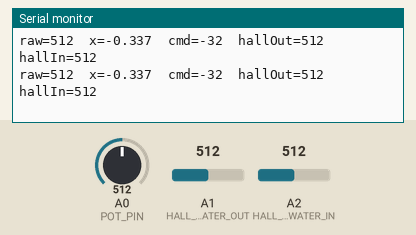
The sketch below on a simulated Arduino Uno, built with avr-gcc and run on an emulated ATmega328P. Shown: the last lines printed to the serial monitor. Inputs (shaded band) come from the test bench; at power-on: A1 (HALL_PIN_WATER_OUT) = 512, A2 (HALL_PIN_WATER_IN) = 512, A0 (POT_PIN) = 512.

Above: at 1.2 s.
1.3 s: A1 (HALL_PIN_WATER_OUT) set to 968
At 1.5 s:
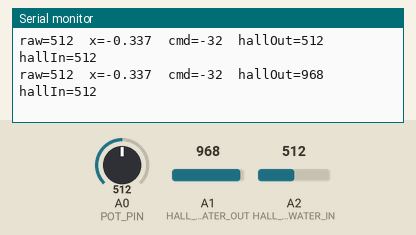
2.8 s: A1 (HALL_PIN_WATER_OUT) set to 990
At 3.02 s:
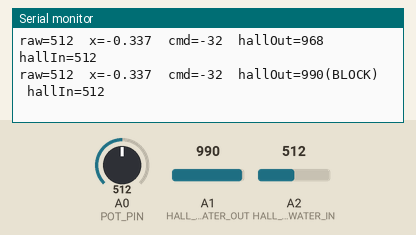
4.8 s: A2 (HALL_PIN_WATER_IN) set to 968
At 4.85 s:
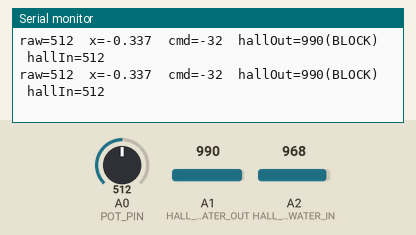
6.3 s: A2 (HALL_PIN_WATER_IN) set to 998
At 6.53 s:
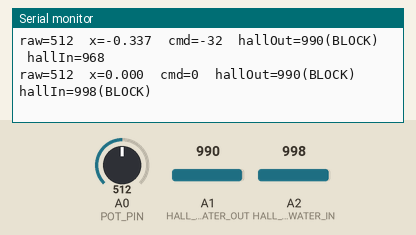

The sketch:

bladder_control_v2_hall.ino
```cpp
#include <SoftwareSerial.h>

// ===== USER SETTINGS =====
const float VIN_MAX   = 16.0;   // battery full
const float VOUT_MAX  = 12.0;   // cap effective motor volts
const int   POT_PIN   = A0;
const int   RAW_LEFT  = 0, RAW_RIGHT = 1023;
const int   RAW_CENTER= 772;    // your real STOP point
const int   DEAD_BAND = 10;     // counts around center = STOP
const bool  INVERT    = false;  // flip knob sense if needed

// Halls: analog, higher value near magnet; 1023 ≈ “at stop”
const int HALL_PIN_WATER_OUT = A1;   // end stop for FWD (water OUT)
const int HALL_PIN_WATER_IN  = A2;   // end stop for REV (water IN)
const int HALL_THRESH        = 980;  // trip near the top
const int HALL_HYST          = 15;   // release hysteresis

// ===== SABERTOOTH =====
SoftwareSerial saber(11,10);         // D10 TX -> S1 (RX unused)
const int MAX_CMD = (int)(127.0 * (VOUT_MAX / VIN_MAX) + 0.5);  // 12/16 => 95

static inline void sendM1(int s){     // s in [-MAX_CMD..+MAX_CMD]
  uint8_t b = 128;                    // 128 = STOP
  if (s > 0)      b = (uint8_t)constrain(s, 1, MAX_CMD);             // 1..95
  else if (s < 0) b = (uint8_t)(128 + constrain(-s, 1, MAX_CMD));    // 129..223
  saber.write(b);
}

int readAvg(int pin, int n=6){
  long acc=0; for(int i=0;i<n;i++){ acc += analogRead(pin); delayMicroseconds(200); }
  return (int)(acc/n);
}

void setup(){
  Serial.begin(115200);
  saber.begin(9600);                 // DIP: simplified serial @9600
  pinMode(POT_PIN, INPUT);
  pinMode(HALL_PIN_WATER_OUT, INPUT);
  pinMode(HALL_PIN_WATER_IN,  INPUT);
  Serial.print("MAX_CMD="); Serial.println(MAX_CMD);
}

// latch states to avoid chatter
bool outBlocked=false, inBlocked=false;

void loop(){
  // ---- Read controls ----
  int raw = analogRead(POT_PIN);                 // 0..1023
  int hallOut = readAvg(HALL_PIN_WATER_OUT);     // analog, higher near magnet
  int hallIn  = readAvg(HALL_PIN_WATER_IN);

  // ---- Map pot around real center to [-1..+1] ----
  int d = raw - RAW_CENTER;
  float x = 0.0f;
  if      (d > 0) x = (float)d / (float)(RAW_RIGHT - RAW_CENTER); // 0..+1 (FWD/OUT)
  else if (d < 0) x = -(float)(-d)/(float)(RAW_CENTER - RAW_LEFT);// 0..-1 (REV/IN)
  if (abs(d) <= DEAD_BAND) x = 0.0f;
  if (INVERT) x = -x;
  x = constrain(x, -1.0f, 1.0f);

  // ---- End-stop logic (assume peak=1023 is “at stop”) ----
  // Trip when >= HALL_THRESH, release when <= HALL_THRESH - HALL_HYST
  if (!outBlocked && hallOut >= HALL_THRESH) outBlocked = true;
  if ( outBlocked && hallOut <= (HALL_THRESH - HALL_HYST)) outBlocked = false;

  if (!inBlocked  && hallIn  >= HALL_THRESH) inBlocked  = true;
  if ( inBlocked  && hallIn  <= (HALL_THRESH - HALL_HYST)) inBlocked  = false;

  // If commanding into a blocked end, force stop. Away from it is allowed.
  if (x > 0 && outBlocked) x = 0.0f;   // FWD (water OUT) blocked
  if (x < 0 && inBlocked ) x = 0.0f;   // REV (water IN)  blocked

  // ---- Send command (capped to ±12 V effective) ----
  int cmd = (int)roundf(x * MAX_CMD);
  sendM1(cmd);

  // ---- Debug ----
  static uint32_t t=0;
  if (millis()-t > 150){
    t = millis();
    Serial.print("raw="); Serial.print(raw);
    Serial.print("  x="); Serial.print(x,3);
    Serial.print("  cmd="); Serial.print(cmd);
    Serial.print("  hallOut="); Serial.print(hallOut);
    Serial.print(outBlocked ? "(BLOCK)" : "");
    Serial.print("  hallIn="); Serial.print(hallIn);
    Serial.print(inBlocked ? "(BLOCK)" : "");
    Serial.println();
  }
}
```

Measured:
- the behaviour switches between 979 and 980 on A1 (HALL_PIN_WATER_OUT) (found by bisection; images 1 and 2)
- the behaviour switches between 979 and 980 on A2 (HALL_PIN_WATER_IN) (found by bisection; images 3 and 4)
- after the input at 1.3 s, the serial monitor: prints a new line after 0.07 s (image 1)
- after the input at 2.8 s, the serial monitor: prints a new line after 0.09 s (image 2)
- after the input at 6.3 s, the serial monitor: prints a new line after 0.09 s (image 4)
